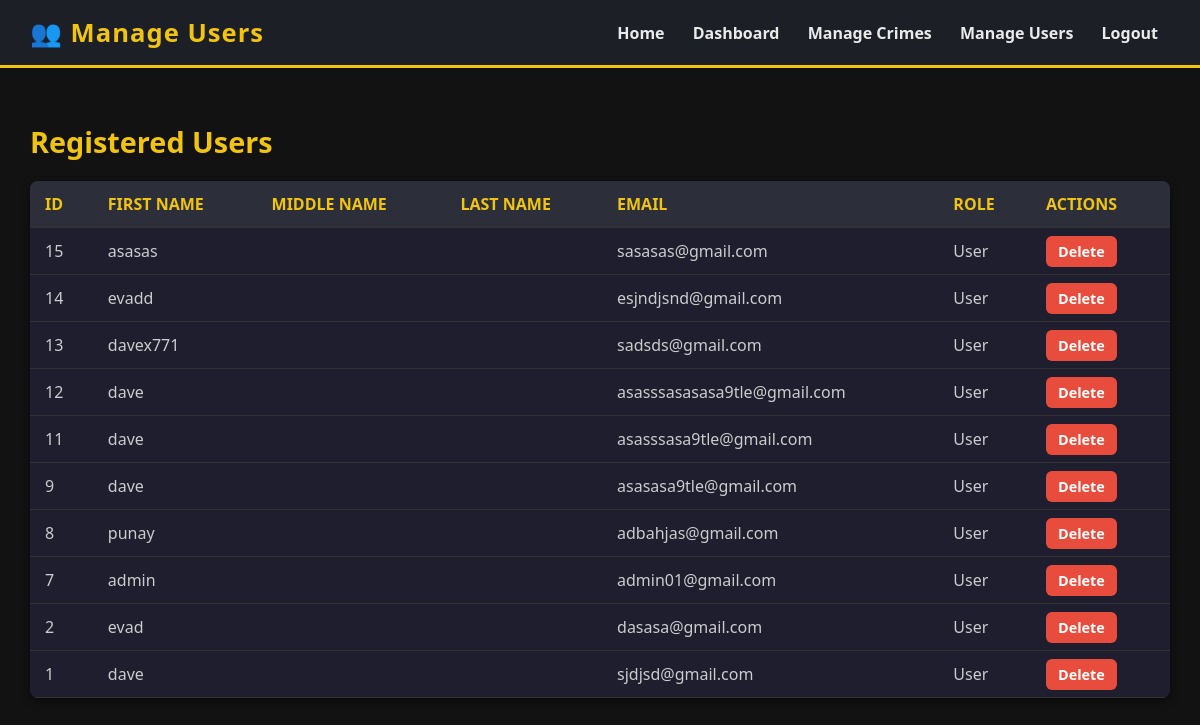
Page /admin/manage_users.php on the committed database.
### tables this page shows
CREATE TABLE `users` (
  `user_id` int(11) NOT NULL,
  `username` varchar(20) NOT NULL,
  `fname` varchar(100) DEFAULT NULL,
  `mname` varchar(20) NOT NULL,
  `lname` varchar(20) NOT NULL,
  `email` varchar(100) DEFAULT NULL,
  `password` varchar(255) DEFAULT NULL,
  `role` enum('citizen','admin','officer') DEFAULT 'citizen',
  `phone` int(11) DEFAULT NULL
);

### admin/manage_users.php (the view, shortened to what this page needs)
<?php
include '../includes/db.php';
$sql = "SELECT * FROM users ORDER BY user_id DESC";
$result = $conn->query($sql);
?>
<!DOCTYPE html>
<html lang="en">
<head>
  <link rel="stylesheet" href="assets/css/users.css">
</head>
<body>
<header class="main-header">
  <div class="header-content">
    <h1>👥 Manage Users</h1>
    <nav class="main-nav">
      <nav class="main-nav">
      <a href="home.php" class="active">Home</a>
      <a href="dash.php">Dashboard</a>
      <a href="manage_crimes.php">Manage Crimes</a>
      <a href="manage_users.php">Manage Users</a>
      <a href="../../logout.php">Logout</a>
    </nav>
  </div>
</header>
<section class="manage-section">
  <h2>Registered Users</h2>
  <?php if ($result && $result->num_rows > 0): ?>
    <table class="styled-table">
      <thead>
        <tr>
          <th>ID</th>
          <th>First Name</th>
           <th>Middle Name</th>
            <th>Last Name</th>
          <th>Email</th>
          <th>Role</th>
          <th>Actions</th>
        </tr>
      </thead>
      <tbody>
        <?php while ($user = $result->fetch_assoc()): ?>
          <tr>
            <td><?= $user['user_id'] ?></td>
            <td><?= htmlspecialchars($user['fname']) ?></td>
            <td><?= htmlspecialchars($user['mname']) ?></td>
            <td><?= htmlspecialchars($user['lname']) ?></td>
            <td><?= htmlspecialchars($user['email']) ?></td>
            <td><?= $user['role'] == 1 ? "Admin" : "User" ?></td>
            <td>
              <a href="delete_user.php?id=<?= $user['user_id'] ?>" class="btn-delete" onclick="return confirm('Delete this user?');">Delete</a>
            </td>
          </tr>
        <?php endwhile; ?>
      </tbody>
    </table>
  <?php else: ?>
    <p>No users found.</p>
  <?php endif; ?>
</section>
</body>
</html>

### admin/assets/css/users.css (style rules this page uses)
body { font-family: 'Segoe UI', Arial, sans-serif; margin: 0; background: #121212; color: #eaeaea; }
.main-header { background: #1c1f26; border-bottom: 3px solid #f1c40f; color: #f1c40f; padding: 15px 30px; }
.main-header .header-content { display: flex; justify-content: space-between; align-items: center; }
.main-header h1 { margin: 0; font-size: 1.6em; letter-spacing: 1px; }
.main-nav a { color: #eaeaea; margin: 0 12px; text-decoration: none; font-weight: bold; transition: 0.3s; }
.manage-section { padding: 30px; }
.manage-section h2 { color: #f1c40f; margin-bottom: 20px; font-size: 1.8em; }
.styled-table { width: 100%; border-collapse: collapse; margin-top: 15px; background: #1e1e2f; border-radius: 8px; overflow: hidden; box-shadow: 0 3px 8px rgba(0,0,0,0.5); }
.styled-table thead { background: #2c2f3a; }
.styled-table th, .styled-table td { padding: 12px 15px; text-align: left; border-bottom: 1px solid #333; }
.styled-table th { color: #f1c40f; font-size: 1em; text-transform: uppercase; }
.styled-table td { color: #ccc; }
.btn-update, .btn-delete { padding: 6px 12px; border-radius: 6px; font-size: 0.9em; text-decoration: none; font-weight: bold; margin-right: 6px; transition: 0.3s; }
.btn-delete { background: #e74c3c; color: white; }

### rows in the picture
users: user_id "15", fname "asasas", email "sasasas@gmail.com", role "User"
users: user_id "14", fname "evadd", email "esjndjsnd@gmail.com", role "User"
users: user_id "13", fname "davex771", email "sadsds@gmail.com", role "User"
users: user_id "12", fname "dave", email "asasssasasasa9tle@gmail.com", role "User"
users: user_id "11", fname "dave", email "asasssasa9tle@gmail.com", role "User"
users: user_id "9", fname "dave", email "asasasa9tle@gmail.com", role "User"
users: user_id "8", fname "punay", email "adbahjas@gmail.com", role "User"
users: user_id "7", fname "admin", email "admin01@gmail.com", role "User"
users: user_id "2", fname "evad", email "dasasa@gmail.com", role "User"
users: user_id "1", fname "dave", email "sjdjsd@gmail.com", role "User"
